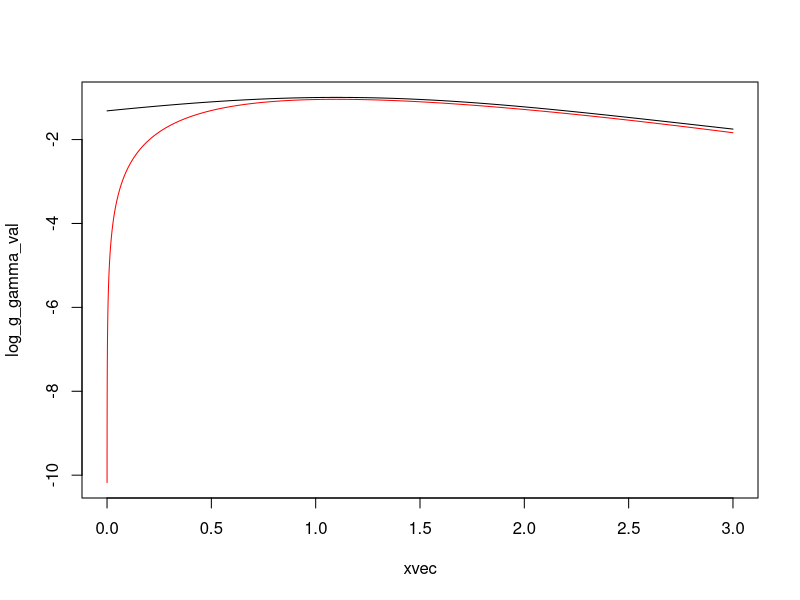
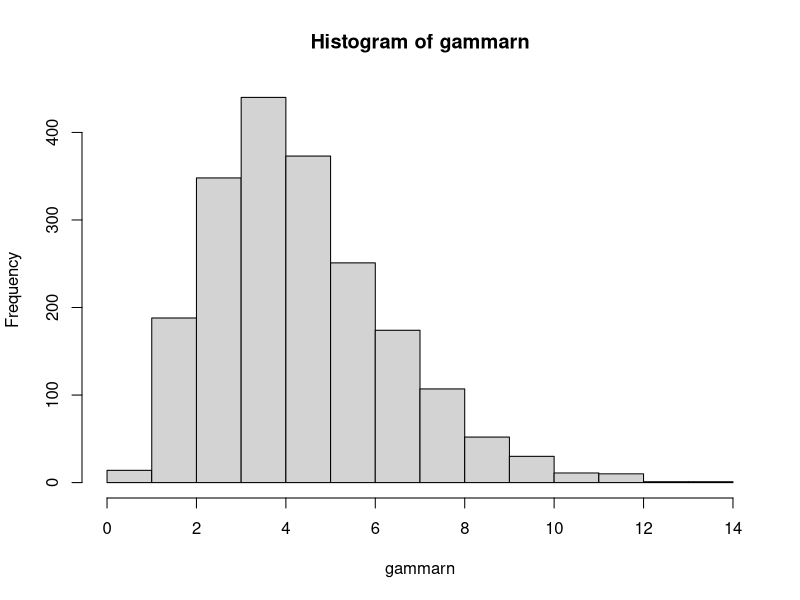
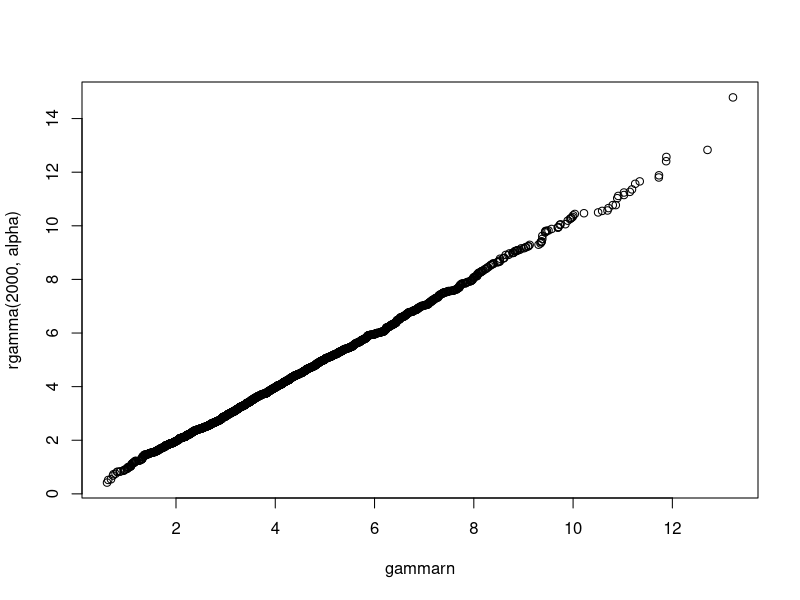

R code for these plots, in order:
# Note: this is only a toy example demonstrating how to program rejection sampling
# this is not a good sampling scheme for gamma distribution. 
# Do not use it for serious applications that demand high efficiency. 


#log of a function which is always above the Gamma density function  
# alpha must be > 2
log_g_gamma <- function(x, alpha)
{
   (alpha-1) * (log(alpha-1) - 1) - log( 1 + (x-(alpha-1))^2 / (2*alpha-1) )  
}

## look at the approximating functionn
xvec <- seq (0, 3, by = 0.0001)
alpha <- 2.1
log_g_gamma_val <- log_g_gamma(xvec, alpha = alpha)
log_gamma_val <- dgamma (xvec, shape = alpha, log =T)
ylim <- range (log_g_gamma_val, log_gamma_val, finite = T)
plot (xvec, log_g_gamma_val, col = "black", type = "l", ylim = ylim )
points (xvec,log_gamma_val, col = "red",type = "l")
## note that we see that g isn't above dgamma all the time when alpha < 2

#sampling from Gamma distribution with rejection sampling
sample_gamma_rej <- function(n,alpha)
{  sample_gamma <- rep(0,n)
   no.draw <- 0  
   for(i in 1:n)
   {   rejected <- TRUE
       
       while(rejected)
       {  sample_gamma[i] <- rcauchy(1) * sqrt(2*alpha-1) + (alpha -1)
          no.draw <- no.draw + 1
          U <- runif(1)
          rejected <- (log(U) > dgamma(sample_gamma[i],shape=alpha,log=TRUE) - 
	                            log_g_gamma(sample_gamma[i],alpha) )
       }
   }
   attr(sample_gamma, "accept.rate") <- n/no.draw
   sample_gamma
}


# a test
alpha <- 4.3
gammarn <- sample_gamma_rej (2000,alpha); attr (gammarn, "accept.rate")
hist (gammarn)
qqplot(gammarn, rgamma (2000, alpha))
## we see that when alpha is larger than 2, the overall acceptance rate is very low


## if you requires highly efficient gamma random numbers generators, 
## read a paper in Computational Statistics and Data Analysis (2007)
## http://www.sciencedirect.com/science/article/pii/S0167947306003616 

## or type ?rgamma in R to see which generator R uses. 


